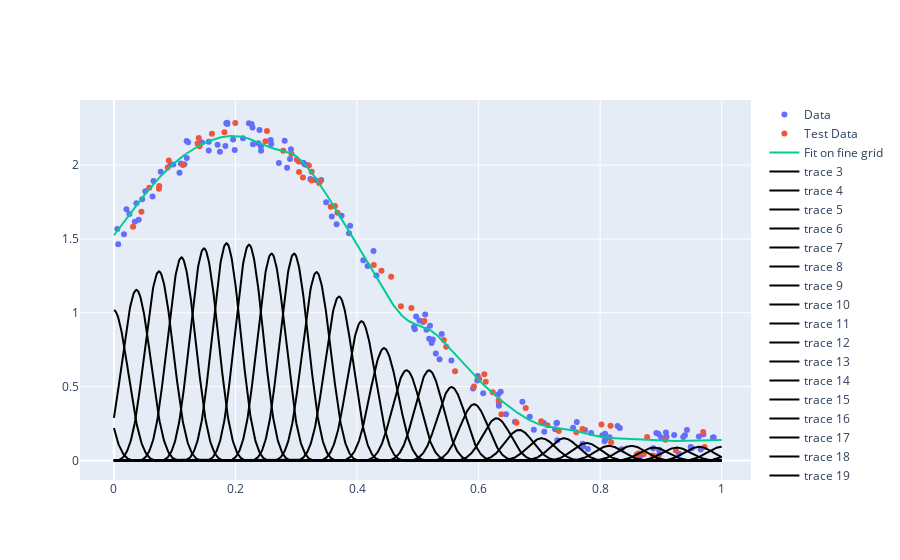

Write notebook code for a chart like this one.
### Code cell
fig = go.Figure()
fig.add_trace(go.Scatter(x=X_train.ravel(), y=y_train.ravel(), name="Data", mode="markers"))
fig.add_trace(go.Scatter(x=X_test.ravel(), y=y_test.ravel(), name="Test Data", mode="markers"))
fig.add_trace(go.Scatter(x=xx, y=BS.basis @ M.coef_, name="Fit on fine grid"))
for i in range(BS.basis.shape[1]):
    #fig.add_trace(go.Scatter(x=xx, y=BS.basis[:,i]))
    fig.add_trace(go.Scatter(x=xx, y=BS.basis[:,i] * M.coef_[i], line=dict(color="black")))
fig.show()

### Figure 1 — Plotly figure (JSON) as saved in the notebook; plotly's stock layout.template omitted (floating-point values rounded to 4 significant figures; data arrays with more than 128 entries replaced by an {"elided": "..."} marker saying what was removed)
{"data": [{"mode": "markers", "name": "Data", "type": "scatter", "x": {"elided": "134 float values"}, "y": {"elided": "134 float values"}}, {"mode": "markers", "name": "Test Data", "type": "scatter", "x": [0.03143, 0.04523, 0.05808, 0.07404, 0.07455, 0.08849, 0.09029, 0.1135, 0.1375, 0.1395, 0.1409, 0.1612, 0.1818, 0.1997, 0.2493, 0.2518, 0.2786, 0.2921, 0.3009, 0.3042, 0.3046, 0.311, 0.3208, 0.3252, 0.3253, 0.3376, 0.339, 0.3568, 0.3636, 0.3678, 0.4275, 0.4402, 0.4561, 0.4722, 0.4895, 0.5107, 0.5427, 0.5467, 0.5613, 0.5924, 0.6011, 0.6096, 0.6119, 0.6233, 0.6331, 0.6376, 0.6625, 0.6776, 0.703, 0.7132, 0.732, 0.7608, 0.771, 0.8022, 0.8172, 0.818, 0.8607, 0.8631, 0.8715, 0.8773, 0.8871, 0.8948, 0.9076, 0.9247, 0.9696, 0.9718], "y": [1.582, 1.685, 1.847, 1.839, 1.859, 1.984, 2.032, 2.002, 2.146, 2.183, 2.129, 2.213, 2.222, 2.286, 2.161, 2.232, 2.097, 2.077, 2.036, 2.024, 1.954, 1.915, 1.998, 1.896, 1.954, 1.878, 1.89, 1.718, 1.722, 1.678, 1.323, 1.284, 1.244, 1.044, 1.033, 0.9448, 0.8161, 0.7704, 0.604, 0.5003, 0.5523, 0.5834, 0.5327, 0.4609, 0.4057, 0.3124, 0.2554, 0.3554, 0.2656, 0.2375, 0.1988, 0.1911, 0.2124, 0.2439, 0.2348, 0.1233, 0.04056, 0.04601, 0.04202, 0.158, 0.03294, 0.02146, 0.1398, 0.06741, 0.1918, 0.09124]}, {"name": "Fit on fine grid", "type": "scatter", "x": {"elided": "1000 float values"}, "y": {"elided": "1000 float values"}}, {"line": {"color": "black"}, "type": "scatter", "x": {"elided": "1000 float values"}, "y": {"elided": "1000 float values"}}, {"line": {"color": "black"}, "type": "scatter", "x": {"elided": "1000 float values"}, "y": {"elided": "1000 float values"}}, {"line": {"color": "black"}, "type": "scatter", "x": {"elided": "1000 float values"}, "y": {"elided": "1000 float values"}}, {"line": {"color": "black"}, "type": "scatter", "x": {"elided": "1000 float values"}, "y": {"elided": "1000 float values"}}, {"line": {"color": "black"}, "type": "scatter", "x": {"elided": "1000 float values"}, "y": {"elided": "1000 float values"}}, {"line": {"color": "black"}, "type": "scatter", "x": {"elided": "1000 float values"}, "y": {"elided": "1000 float values"}}, {"line": {"color": "black"}, "type": "scatter", "x": {"elided": "1000 float values"}, "y": {"elided": "1000 float values"}}, {"line": {"color": "black"}, "type": "scatter", "x": {"elided": "1000 float values"}, "y": {"elided": "1000 float values"}}, {"line": {"color": "black"}, "type": "scatter", "x": {"elided": "1000 float values"}, "y": {"elided": "1000 float values"}}, {"line": {"color": "black"}, "type": "scatter", "x": {"elided": "1000 float values"}, "y": {"elided": "1000 float values"}}, {"line": {"color": "black"}, "type": "scatter", "x": {"elided": "1000 float values"}, "y": {"elided": "1000 float values"}}, {"line": {"color": "black"}, "type": "scatter", "x": {"elided": "1000 float values"}, "y": {"elided": "1000 float values"}}, {"line": {"color": "black"}, "type": "scatter", "x": {"elided": "1000 float values"}, "y": {"elided": "1000 float values"}}, {"line": {"color": "black"}, "type": "scatter", "x": {"elided": "1000 float values"}, "y": {"elided": "1000 float values"}}, {"line": {"color": "black"}, "type": "scatter", "x": {"elided": "1000 float values"}, "y": {"elided": "1000 float values"}}, {"line": {"color": "black"}, "type": "scatter", "x": {"elided": "1000 float values"}, "y": {"elided": "1000 float values"}}, {"line": {"color": "black"}, "type": "scatter", "x": {"elided": "1000 float values"}, "y": {"elided": "1000 float values"}}, {"line": {"color": "black"}, "type": "scatter", "x": {"elided": "1000 float values"}, "y": {"elided": "1000 float values"}}, {"line": {"color": "black"}, "type": "scatter", "x": {"elided": "1000 float values"}, "y": {"elided": "1000 float values"}}, {"line": {"color": "black"}, "type": "scatter", "x": {"elided": "1000 float values"}, "y": {"elided": "1000 float values"}}, {"line": {"color": "black"}, "type": "scatter", "x": {"elided": "1000 float values"}, "y": {"elided": "1000 float values"}}, {"line": {"color": "black"}, "type": "scatter", "x": {"elided": "1000 float values"}, "y": {"elided": "1000 float values"}}, {"line": {"color": "black"}, "type": "scatter", "x": {"elided": "1000 float values"}, "y": {"elided": "1000 float values"}}, {"line": {"color": "black"}, "type": "scatter", "x": {"elided": "1000 float values"}, "y": {"elided": "1000 float values"}}, {"line": {"color": "black"}, "type": "scatter", "x": {"elided": "1000 float values"}, "y": {"elided": "1000 float values"}}, {"line": {"color": "black"}, "type": "scatter", "x": {"elided": "1000 float values"}, "y": {"elided": "1000 float values"}}, {"line": {"color": "black"}, "type": "scatter", "x": {"elided": "1000 float values"}, "y": {"elided": "1000 float values"}}, {"line": {"color": "black"}, "type": "scatter", "x": {"elided": "1000 float values"}, "y": {"elided": "1000 float values"}}, {"line": {"color": "black"}, "type": "scatter", "x": {"elided": "1000 float values"}, "y": {"elided": "1000 float values"}}, {"line": {"color": "black"}, "type": "scatter", "x": {"elided": "1000 float values"}, "y": {"elided": "1000 float values"}}], "layout": {"autosize": true, "xaxis": {"autorange": true, "range": [-0.05379, 1.046], "type": "linear"}, "yaxis": {"autorange": true, "range": [-0.1445, 2.453], "type": "linear"}}}
